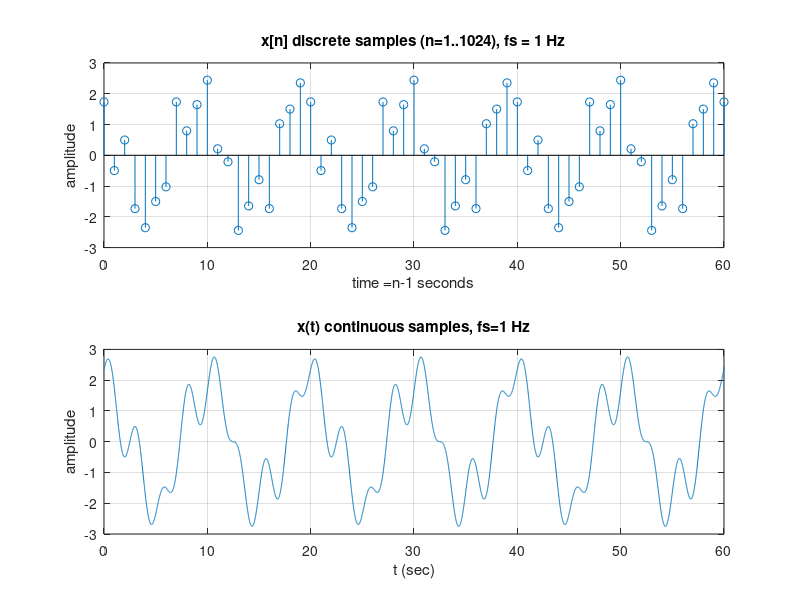
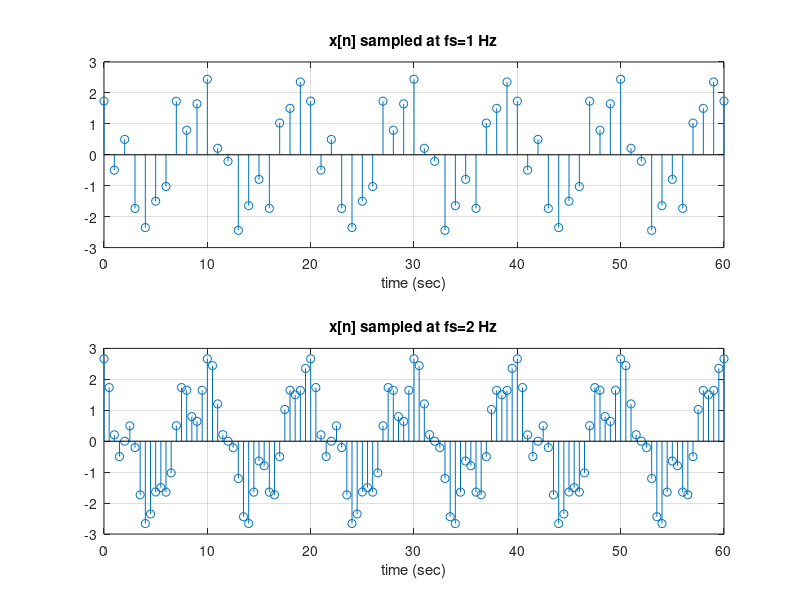
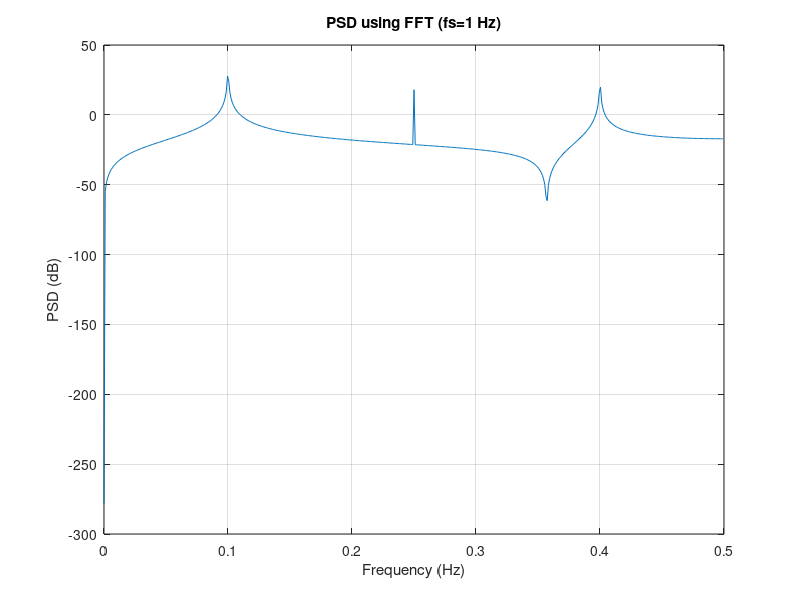
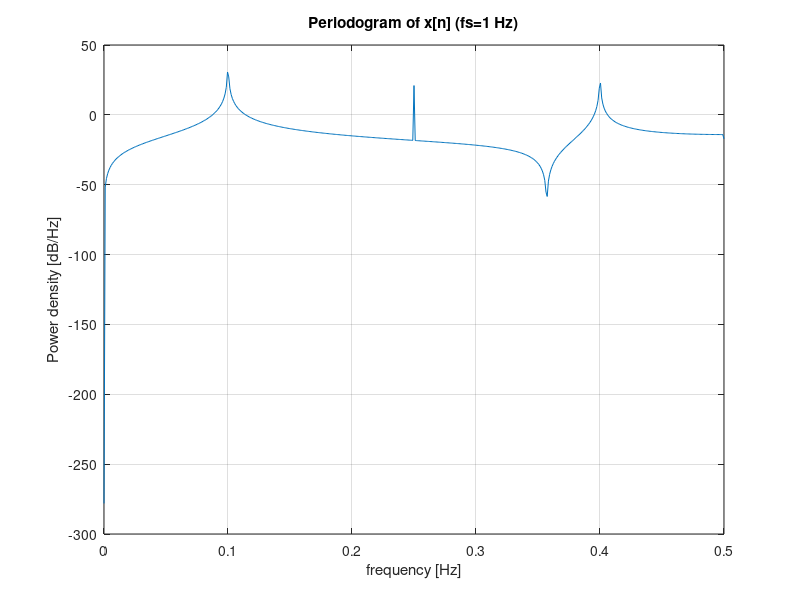

Reproduce these figures in MATLAB, in order.
%EXERCISE 2 - assgn 2
% TASK 1

%task 1 - discrete time signal
fs1 = 1;     %sampling frequency
Ts1 = 1/fs1; 
N = 1024;      %no of samples
n = (1:N)';

% discrete time signal x[n] for fs=1Hz
xn_fs1 = 2*cos(0.2*pi.*(n*Ts1)) + 0.5*cos(0.5*pi.*(n*Ts1) + pi/4) + 0.8*cos(0.8*pi.*(n*Ts1) - pi/2);

%Plotting x(n) first
subplot(2,1,1);
stem((n-1)/fs1, xn_fs1);
title('x[n] discrete samples (n=1..1024), fs = 1 Hz');
xlabel('time =n-1 seconds'); ylabel('amplitude');
grid on;
xlim([0 60]);   % zoom first 60 seconds for clarity

%x(t) and its plot
fs_cont = 100;                          % sampling for continuous plot
t_cont = 0:1/fs_cont:(N-1)/fs1;
xt = 2*cos(0.2*pi.*t_cont) + 0.5*cos(0.5*pi.*t_cont + pi/4) + 0.8*cos(0.8*pi.*t_cont - pi/2);

subplot(2,1,2)
plot(t_cont, xt);
xlabel('t (sec)'); 
ylabel('amplitude');
title('x(t) continuous samples, fs=1 Hz');
grid on;
xlim([0 60]);

%fs increase to 2 Hz
fs2 = 2; 
Ts2 = 1/fs2;
xn_fs2 = 2*cos(0.2*pi.*(n*Ts2)) + 0.5*cos(0.5*pi.*(n*Ts2) + pi/4) + 0.8*cos(0.8*pi.*(n*Ts2) - pi/2);

figure;
subplot(2,1,1);
stem((n-1)/fs1, xn_fs1); 
xlabel('time (sec)'); 
title('x[n] sampled at fs=1 Hz'); grid on; xlim([0 60]);

subplot(2,1,2);
stem((n-1)/fs2, xn_fs2); 
xlabel('time (sec)'); 
title('x[n] sampled at fs=2 Hz'); grid on; xlim([0 60]);

%% TASK 2

%task 2a)
w_var = 0;          % zero-variance (N(0,0))
wn = sqrt(w_var)*randn(N,1);  % all zeros
yn = xn_fs1 + wn;

% calculates and plots PSD.... N = 1024 (no of samples)
Y = fft(yn);
f_fft = (0:N-1)*(fs1/N);         % frequency vector 0..fs
psd_fft = abs(Y).^2 / (N * fs1);   %two-sided PSD

figure;
plot(f_fft(1:N/2), 10*log10(psd_fft(1:N/2))); % plot 0..fs/2
title('PSD using FFT (fs=1 Hz)');
xlabel('Frequency (Hz)'); ylabel('PSD (dB)');
grid on;

%task 2b)
figure;
periodogram(yn, [], N, fs1);
title('Periodogram of x[n] (fs=1 Hz)');

%task 2d) .... fs now is 2Hz
figure;
periodogram(yn, [], N, fs2);
title('Periodogram of x[n] (fs=2 Hz)');